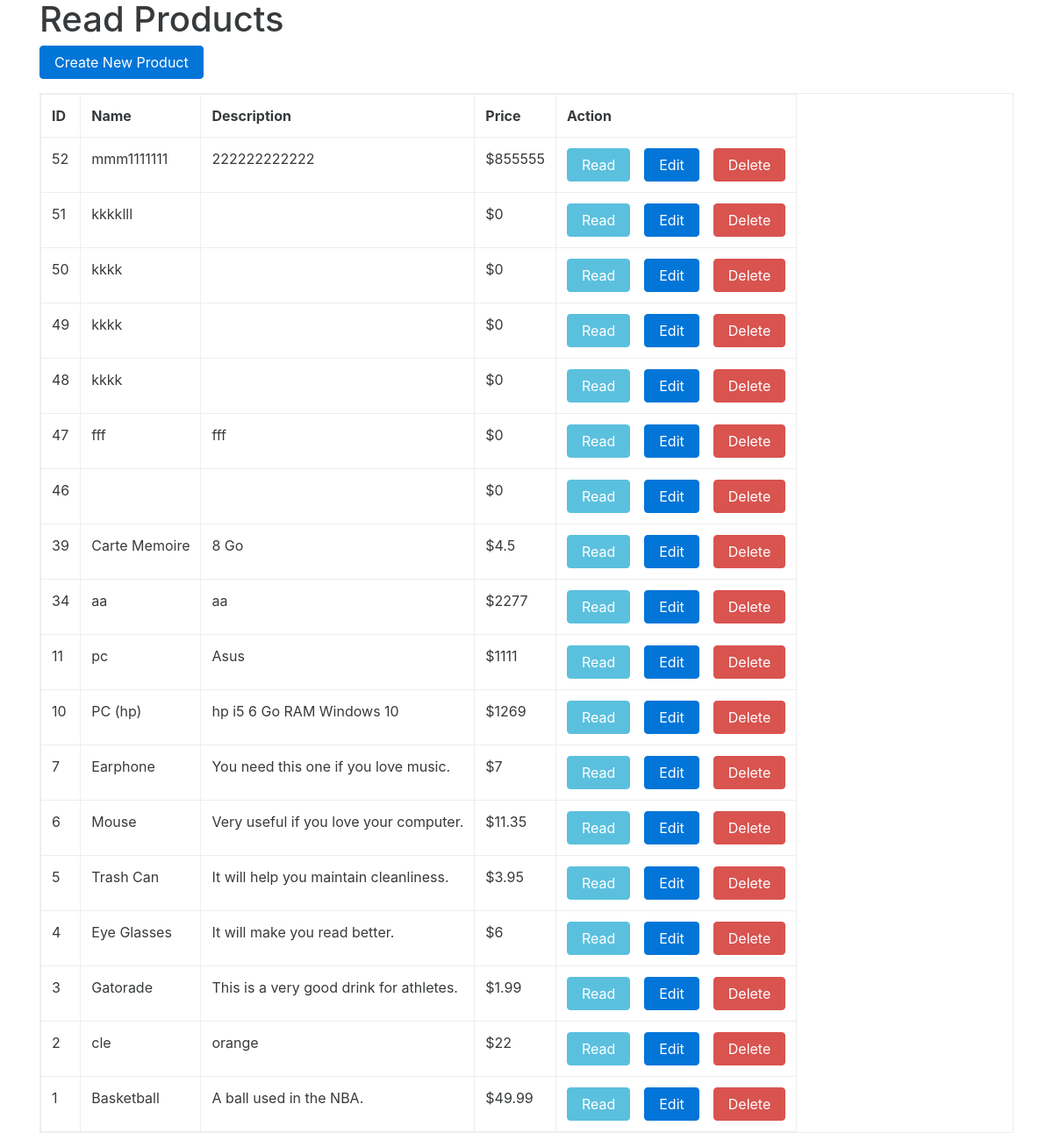
The app's page /read.php with its own data.
### tables this page shows
CREATE TABLE IF NOT EXISTS `products` (
  `id` int(11) NOT NULL AUTO_INCREMENT,
  `name` varchar(128) NOT NULL,
  `description` text NOT NULL,
  `price` double NOT NULL,
  `created` datetime NOT NULL,
  `modified` timestamp NOT NULL DEFAULT CURRENT_TIMESTAMP ON UPDATE CURRENT_TIMESTAMP,
  PRIMARY KEY (`id`)
);

### read.php (the view, shortened to what this page needs)
<!DOCTYPE HTML>
<html>
<head>
    <link rel="stylesheet" href="libs/bootstrap-3.3.6/css/bootstrap.min.css" />
</head>
<body>
    <div class="container">
        <div class="page-header">
            <h1>Read Products</h1>
        </div>
      <?php
include 'config/database.php';
$query = "SELECT id, name, description, price FROM products ORDER BY id DESC";
$stmt = $con->prepare($query);
$stmt->execute();
$num = $stmt->rowCount();
echo "<a href='create.php' class='btn btn-primary m-b-1em'>Create New Product</a>";
if($num>0){
    echo "<table class='table table-hover table-responsive table-bordered'>";
        echo "<tr>";
            echo "<th>ID</th>";
            echo "<th>Name</th>";
            echo "<th>Description</th>";
            echo "<th>Price</th>";
            echo "<th>Action</th>";
        echo "</tr>";
        while ($row = $stmt->fetch(PDO::FETCH_ASSOC)){
            extract($row);
            echo "<tr>";
                echo "<td>{$id}</td>";
                echo "<td>{$name}</td>";
                echo "<td>{$description}</td>";
                echo "<td>&#36;{$price}</td>";
                echo "<td>";
                    echo "<a href='read_one.php?id={$id}' class='btn btn-info m-r-1em'>Read</a>";
                    echo "<a href='update.php?id={$id}' class='btn btn-primary m-r-1em'>Edit</a>";
                    echo "<a href='#' onclick='delete_user({$id});'  class='btn btn-danger'>Delete</a>";
                echo "</td>";
            echo "</tr>";
        }
    echo "</table>";
}
else{
    echo "<div>No records found.</div>";
}
?>
    </div>
</body>
</html>

### read.php (style rules this page uses)
.m-r-1em { margin-right:1em; }
.m-b-1em { margin-bottom:1em; }

### records on screen
products: id "52", name "mmm1111111", description "222222222222", price "855555"
products: id "51", name "kkkklll", price "0"
products: id "50", name "kkkk", price "0"
products: id "49", name "kkkk", price "0"
products: id "48", name "kkkk", price "0"
products: id "47", name "fff", description "fff", price "0"
products: id "46", price "0"
products: id "39", name "Carte Memoire", description "8 Go", price "4.5"
products: id "34", name "aa", description "aa", price "2277"
products: id "11", name "pc", description "Asus", price "1111"
products: id "10", name "PC (hp)", description "hp i5 6 Go RAM Windows 10", price "1269"
products: id "7", name "Earphone", description "You need this one if you love music.", price "7"
products: id "6", name "Mouse", description "Very useful if you love your computer.", price "11.35"
products: id "5", name "Trash Can", description "It will help you maintain cleanliness.", price "3.95"
products: id "4", name "Eye Glasses", description "It will make you read better.", price "6"
products: id "3", name "Gatorade", description "This is a very good drink for athletes.", price "1.99"
products: id "2", name "cle", description "orange", price "22"
products: id "1", name "Basketball", description "A ball used in the NBA.", price "49.99"
